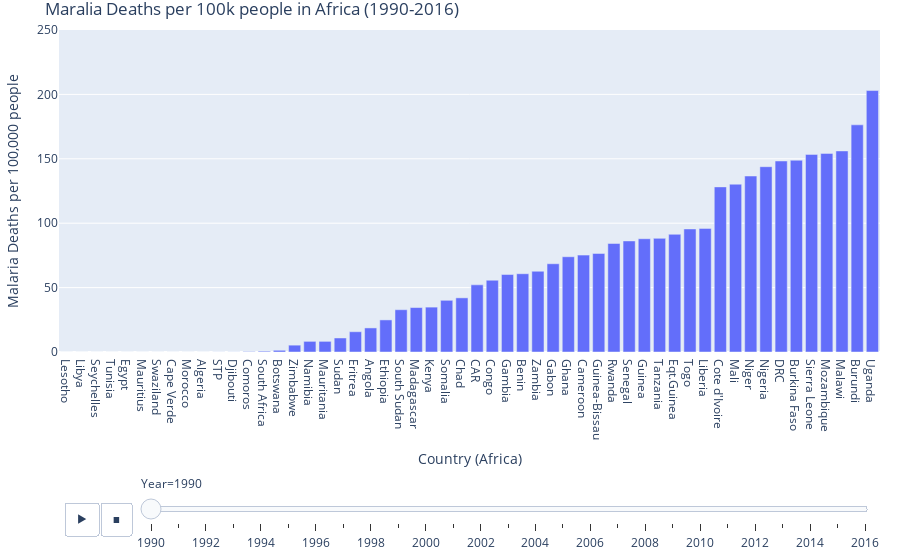

The code cell stored with this chart in its notebook:
### Markdown cell above
## Pinpointing Malaria in Africa  
African countries were isolated from the malarial deaths dataset. I created a barplot where each bar represents each country's death rates. The plot is ordered from least deaths per 100k on the very left to most deaths per 100k on the very right.  
When the play button is clicked, as the years progress, the bars shift to represent the countries with the lowest and highest malarial death rates per 100k from 1990 - 2015.

### Code cell
fig2 = px.bar(africa_deathdat, x="Country", y="DPH",
             animation_frame="Year", animation_group="Country",
             range_y = [0,250],
            labels={'Country': 'Country (Africa)', 'DPH':'Malaria Deaths per 100,000 people'},
            title="Maralia Deaths per 100k people in Africa (1990-2016)")
fig2.layout.updatemenus[0].buttons[0].args[1]['frame']['duration'] = 1000
fig2.layout.updatemenus[0].buttons[0].args[1]['transition']['duration'] = 100
fig2.update_layout(margin=dict(l=20, r=20, t=30, b=200),paper_bgcolor="white")
fig2['layout']['updatemenus'][0]['pad']=dict(r= 10, t= 150)
fig2['layout']['sliders'][0]['pad']=dict(r= 5, t= 120,)
fig2.show()

### Figure 1 — Plotly figure (JSON) as saved in the notebook; plotly's stock layout.template omitted (floating-point values rounded to 4 significant figures)
{"data": [{"alignmentgroup": "True", "hovertemplate": "Year=1990<br>Country (Africa)=%{x}<br>Malaria Deaths per 100,000 people=%{y}<extra></extra>", "ids": ["Lesotho", "Libya", "Seychelles", "Tunisia", "Egypt", "Mauritius", "Swaziland", "Cape Verde", "Morocco", "Algeria", "STP", "Djibouti", "Comoros", "South Africa", "Botswana", "Zimbabwe", "Namibia", "Mauritania", "Sudan", "Eritrea", "Angola", "Ethiopia", "South Sudan", "Madagascar", "Kenya", "Somalia", "Chad", "CAR", "Congo", "Gambia", "Benin", "Zambia", "Gabon", "Ghana", "Cameroon", "Guinea-Bissau", "Rwanda", "Senegal", "Guinea", "Tanzania", "Eqt.Guinea", "Togo", "Liberia", "Cote d'Ivoire", "Mali", "Niger", "Nigeria", "DRC", "Burkina Faso", "Sierra Leone", "Mozambique", "Malawi", "Burundi", "Uganda"], "legendgroup": "", "marker": {"color": "#636efa"}, "name": "", "offsetgroup": "", "orientation": "v", "showlegend": false, "textposition": "auto", "type": "bar", "x": ["Lesotho", "Libya", "Seychelles", "Tunisia", "Egypt", "Mauritius", "Swaziland", "Cape Verde", "Morocco", "Algeria", "STP", "Djibouti", "Comoros", "South Africa", "Botswana", "Zimbabwe", "Namibia", "Mauritania", "Sudan", "Eritrea", "Angola", "Ethiopia", "South Sudan", "Madagascar", "Kenya", "Somalia", "Chad", "CAR", "Congo", "Gambia", "Benin", "Zambia", "Gabon", "Ghana", "Cameroon", "Guinea-Bissau", "Rwanda", "Senegal", "Guinea", "Tanzania", "Eqt.Guinea", "Togo", "Liberia", "Cote d'Ivoire", "Mali", "Niger", "Nigeria", "DRC", "Burkina Faso", "Sierra Leone", "Mozambique", "Malawi", "Burundi", "Uganda"], "xaxis": "x", "y": [0, 0, 0, 0, 0.01098, 0.01169, 0.01367, 0.01854, 0.02457, 0.02713, 0.04975, 0.05376, 0.3012, 0.6168, 1.325, 5.318, 8.264, 8.27, 10.89, 15.75, 18.69, 24.91, 32.83, 34.51, 34.85, 40.14, 42.04, 52.15, 55.72, 60.15, 60.77, 62.7, 68.51, 73.96, 75.22, 76.52, 84.25, 86.24, 87.94, 88.24, 91.37, 95.54, 95.98, 128.2, 130.3, 136.6, 143.9, 148.3, 148.9, 153.4, 154.2, 156.1, 176.4, 203.0], "yaxis": "y"}], "layout": {"barmode": "relative", "legend": {"tracegroupgap": 0}, "margin": {"b": 200, "l": 20, "r": 20, "t": 30}, "paper_bgcolor": "white", "sliders": [{"active": 0, "currentvalue": {"prefix": "Year="}, "len": 0.9, "pad": {"r": 5, "t": 120}, "steps": [{"args": [["1990"], {"frame": {"duration": 0, "redraw": true}, "fromcurrent": true, "mode": "immediate", "transition": {"duration": 0, "easing": "linear"}}], "label": "1990", "method": "animate"}, {"args": [["1991"], {"frame": {"duration": 0, "redraw": true}, "fromcurrent": true, "mode": "immediate", "transition": {"duration": 0, "easing": "linear"}}], "label": "1991", "method": "animate"}, {"args": [["1992"], {"frame": {"duration": 0, "redraw": true}, "fromcurrent": true, "mode": "immediate", "transition": {"duration": 0, "easing": "linear"}}], "label": "1992", "method": "animate"}, {"args": [["1993"], {"frame": {"duration": 0, "redraw": true}, "fromcurrent": true, "mode": "immediate", "transition": {"duration": 0, "easing": "linear"}}], "label": "1993", "method": "animate"}, {"args": [["1994"], {"frame": {"duration": 0, "redraw": true}, "fromcurrent": true, "mode": "immediate", "transition": {"duration": 0, "easing": "linear"}}], "label": "1994", "method": "animate"}, {"args": [["1995"], {"frame": {"duration": 0, "redraw": true}, "fromcurrent": true, "mode": "immediate", "transition": {"duration": 0, "easing": "linear"}}], "label": "1995", "method": "animate"}, {"args": [["1996"], {"frame": {"duration": 0, "redraw": true}, "fromcurrent": true, "mode": "immediate", "transition": {"duration": 0, "easing": "linear"}}], "label": "1996", "method": "animate"}, {"args": [["1997"], {"frame": {"duration": 0, "redraw": true}, "fromcurrent": true, "mode": "immediate", "transition": {"duration": 0, "easing": "linear"}}], "label": "1997", "method": "animate"}, {"args": [["1998"], {"frame": {"duration": 0, "redraw": true}, "fromcurrent": true, "mode": "immediate", "transition": {"duration": 0, "easing": "linear"}}], "label": "1998", "method": "animate"}, {"args": [["1999"], {"frame": {"duration": 0, "redraw": true}, "fromcurrent": true, "mode": "immediate", "transition": {"duration": 0, "easing": "linear"}}], "label": "1999", "method": "animate"}, {"args": [["2000"], {"frame": {"duration": 0, "redraw": true}, "fromcurrent": true, "mode": "immediate", "transition": {"duration": 0, "easing": "linear"}}], "label": "2000", "method": "animate"}, {"args": [["2001"], {"frame": {"duration": 0, "redraw": true}, "fromcurrent": true, "mode": "immediate", "transition": {"duration": 0, "easing": "linear"}}], "label": "2001", "method": "animate"}, {"args": [["2002"], {"frame": {"duration": 0, "redraw": true}, "fromcurrent": true, "mode": "immediate", "transition": {"duration": 0, "easing": "linear"}}], "label": "2002", "method": "animate"}, {"args": [["2003"], {"frame": {"duration": 0, "redraw": true}, "fromcurrent": true, "mode": "immediate", "transition": {"duration": 0, "easing": "linear"}}], "label": "2003", "method": "animate"}, {"args": [["2004"], {"frame": {"duration": 0, "redraw": true}, "fromcurrent": true, "mode": "immediate", "transition": {"duration": 0, "easing": "linear"}}], "label": "2004", "method": "animate"}, {"args": [["2005"], {"frame": {"duration": 0, "redraw": true}, "fromcurrent": true, "mode": "immediate", "transition": {"duration": 0, "easing": "linear"}}], "label": "2005", "method": "animate"}, {"args": [["2006"], {"frame": {"duration": 0, "redraw": true}, "fromcurrent": true, "mode": "immediate", "transition": {"duration": 0, "easing": "linear"}}], "label": "2006", "method": "animate"}, {"args": [["2007"], {"frame": {"duration": 0, "redraw": true}, "fromcurrent": true, "mode": "immediate", "transition": {"duration": 0, "easing": "linear"}}], "label": "2007", "method": "animate"}, {"args": [["2008"], {"frame": {"duration": 0, "redraw": true}, "fromcurrent": true, "mode": "immediate", "transition": {"duration": 0, "easing": "linear"}}], "label": "2008", "method": "animate"}, {"args": [["2009"], {"frame": {"duration": 0, "redraw": true}, "fromcurrent": true, "mode": "immediate", "transition": {"duration": 0, "easing": "linear"}}], "label": "2009", "method": "animate"}, {"args": [["2010"], {"frame": {"duration": 0, "redraw": true}, "fromcurrent": true, "mode": "immediate", "transition": {"duration": 0, "easing": "linear"}}], "label": "2010", "method": "animate"}, {"args": [["2011"], {"frame": {"duration": 0, "redraw": true}, "fromcurrent": true, "mode": "immediate", "transition": {"duration": 0, "easing": "linear"}}], "label": "2011", "method": "animate"}, {"args": [["2012"], {"frame": {"duration": 0, "redraw": true}, "fromcurrent": true, "mode": "immediate", "transition": {"duration": 0, "easing": "linear"}}], "label": "2012", "method": "animate"}, {"args": [["2013"], {"frame": {"duration": 0, "redraw": true}, "fromcurrent": true, "mode": "immediate", "transition": {"duration": 0, "easing": "linear"}}], "label": "2013", "method": "animate"}, {"args": [["2014"], {"frame": {"duration": 0, "redraw": true}, "fromcurrent": true, "mode": "immediate", "transition": {"duration": 0, "easing": "linear"}}], "label": "2014", "method": "animate"}, {"args": [["2015"], {"frame": {"duration": 0, "redraw": true}, "fromcurrent": true, "mode": "immediate", "transition": {"duration": 0, "easing": "linear"}}], "label": "2015", "method": "animate"}, {"args": [["2016"], {"frame": {"duration": 0, "redraw": true}, "fromcurrent": true, "mode": "immediate", "transition": {"duration": 0, "easing": "linear"}}], "label": "2016", "method": "animate"}], "x": 0.1, "xanchor": "left", "y": 0, "yanchor": "top"}], "title": {"text": "Maralia Deaths per 100k people in Africa (1990-2016)"}, "updatemenus": [{"buttons": [{"args": [null, {"frame": {"duration": 1000, "redraw": true}, "fromcurrent": true, "mode": "immediate", "transition": {"duration": 100, "easing": "linear"}}], "label": "&#9654;", "method": "animate"}, {"args": [[null], {"frame": {"duration": 0, "redraw": true}, "fromcurrent": true, "mode": "immediate", "transition": {"duration": 0, "easing": "linear"}}], "label": "&#9724;", "method": "animate"}], "direction": "left", "pad": {"r": 10, "t": 150}, "showactive": false, "type": "buttons", "x": 0.1, "xanchor": "right", "y": 0, "yanchor": "top"}], "xaxis": {"anchor": "y", "domain": [0, 1], "title": {"text": "Country (Africa)"}}, "yaxis": {"anchor": "x", "domain": [0, 1], "range": [0, 250], "title": {"text": "Malaria Deaths per 100,000 people"}}}}
